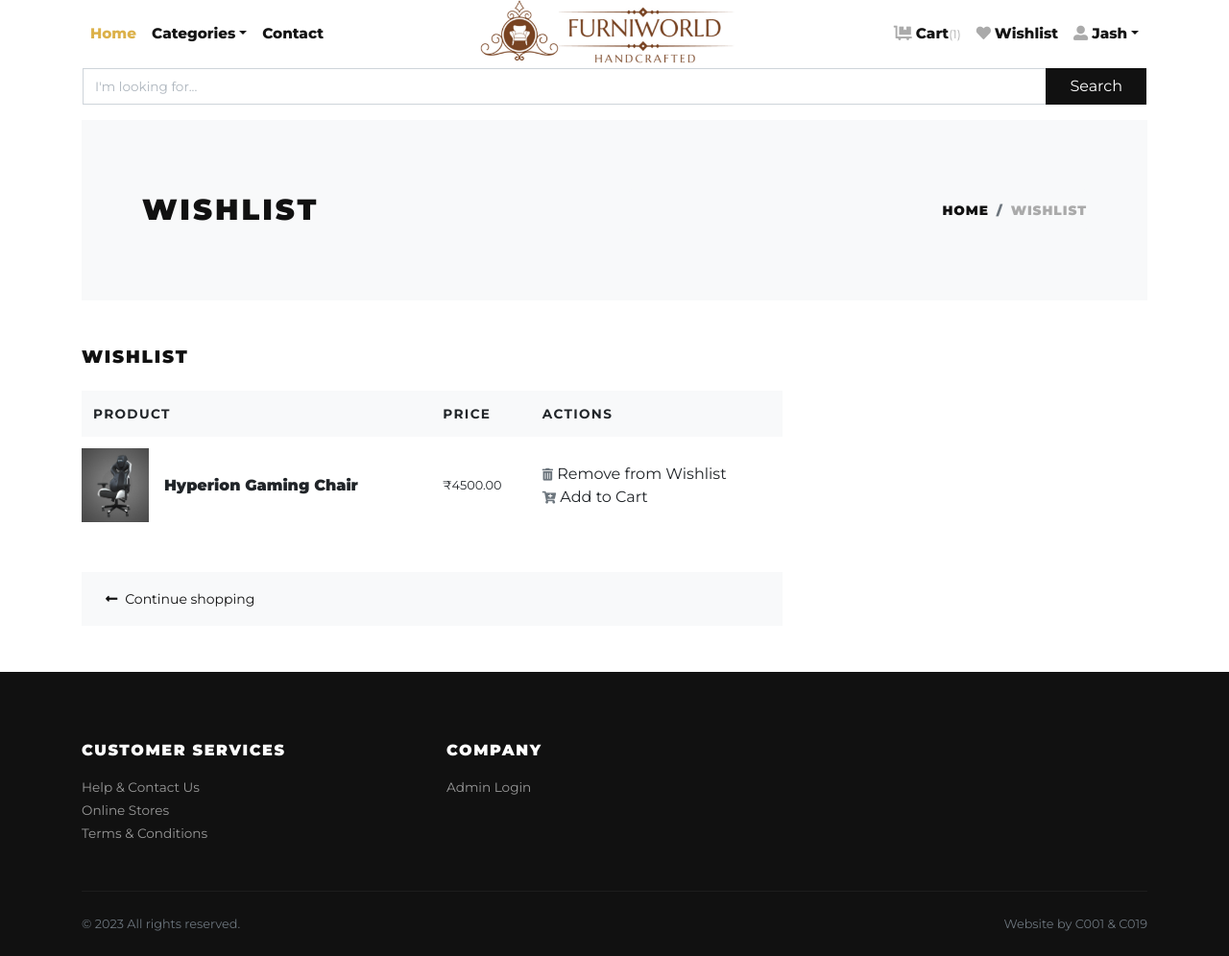
/wishlist/ (signed in), run on the app's committed database.
### store/models.py (models this page shows, shortened)
class Wishlist(models.Model):
    user = models.ForeignKey(User, verbose_name="User", on_delete=models.CASCADE)
    product = models.ForeignKey(Product, verbose_name="Product", on_delete=models.CASCADE)
    quantity = models.PositiveIntegerField(default=1, verbose_name="Quantity")
    created_at = models.DateTimeField(auto_now_add=True, verbose_name="Created Date")

class Product(models.Model):
    title = models.CharField(max_length=150, verbose_name="Product Title")
    slug = models.SlugField(max_length=160, verbose_name="Product Slug")
    sku = models.CharField(max_length=255, unique=True, verbose_name="Unique Product ID (SKU)")
    short_description = models.TextField(verbose_name="Short Description")
    detail_description = models.TextField(blank=True, null=True, verbose_name="Detail Description")
    product_image = models.ImageField(upload_to='product', blank=True, null=True, verbose_name="Product Image")
    price = models.DecimalField(max_digits=8, decimal_places=2)
    category = models.ForeignKey(Category, verbose_name="Product Categoy", on_delete=models.CASCADE)
    is_active = models.BooleanField(verbose_name="Is Active?")
    is_featured = models.BooleanField(verbose_name="Is Featured?")
    created_at = models.DateTimeField(auto_now_add=True, verbose_name="Created Date")
    updated_at = models.DateTimeField(auto_now=True, verbose_name="Updated Date")
    t_model= models.FileField(upload_to='3dfile', max_length=200, blank=True, null=True, verbose_name="3D File")
    class Meta:
        verbose_name_plural = 'Products'
        ordering = ('-created_at', )

### store/views.py (the view)
# urls.py: path('wishlist/', views.wishlist, name="wishlist"),
def wishlist(request):
    user = request.user
    wishlist_products = Wishlist.objects.filter(user=user)
    amount = decimal.Decimal(0)
    wp = [p for p in Wishlist.objects.all() if p.user==user]
    if wp:
        for p in wp:
            temp_amount = (p.quantity * p.product.price)
            amount += temp_amount
    context = {
        'wishlist_products': wishlist_products,
        'amount': amount,
        'total_amount': amount,
    }
    return render(request, 'store/wishlist.html', context)

### store/context_preprocessors.py (called while the page is built)
def store_menu(request):
    categories = Category.objects.filter(is_active=True)
    context = {
        'categories_menu': categories,
    }
    return context

def cart_menu(request):
    if request.user.is_authenticated:
        cart_items= Cart.objects.filter(user=request.user)
        context = {
            'cart_items': cart_items,
        }
    else:
        context = {}
    return context

### templates/store/wishlist.html (shortened to what this page needs)
{% extends 'base.html' %}
{% load static %}
{% load humanize %}
{% block content %}
<div class="container">
    <section class="py-5 bg-light">
        <div class="container">
            <div class="row px-4 px-lg-5 py-lg-4 align-items-center">
                <div class="col-lg-6">
                    <h1 class="h2 text-uppercase mb-0">Wishlist</h1>
                </div>
                <div class="col-lg-6 text-lg-right">
                    <nav aria-label="breadcrumb">
                        <ol class="breadcrumb justify-content-lg-end mb-0 px-0">
                            <li class="breadcrumb-item"><a href="{% url 'store:home' %}">Home</a></li>
                            <li class="breadcrumb-item active" aria-current="page">Wishlist</li>
                        </ol>
                    </nav>
                </div>
            </div>
        </div>
    </section>
    {% if wishlist_products %}
    <section class="py-5">
        <h2 class="h5 text-uppercase mb-4">Wishlist</h2>
        <div class="row">
            <div class="col-lg-8 mb-4 mb-lg-0">
                <div class="table-responsive mb-4">
                    <table class="table">
                        <thead class="bg-light">
                            <tr>
                                <th class="border-0" scope="col"> <strong class="text-small text-uppercase">Product</strong></th>
                                <th class="border-0" scope="col"> <strong class="text-small text-uppercase">Price</strong></th>
                                <th class="border-0" scope="col"> <strong class="text-small text-uppercase">Actions</strong></th>
                            </tr>
                        </thead>
                        <tbody>
                            {% for wishlist_product in wishlist_products %}
                            <tr>
                                <th class="pl-0 border-0" scope="row">
                                    <div class="media align-items-center">
                                        {% if wishlist_product.product.product_image %}
                                        <a class="reset-anchor d-block animsition-link"
                                            href="{% url 'store:product-detail' wishlist_product.product.slug %}"><img
                                                src="{{wishlist_product.product.product_image.url}}"
                                                alt="{{wishlist_product.product.title}}" width="70" /></a>
                                        {% else %}
                                        <a class="reset-anchor d-block animsition-link"
                                            href="{% url 'store:product-detail' wishlist_product.product.slug %}"><img
                                                src="{% static 'img/product-detail-3.jpg' %}"
                                                alt="{{wishlist_product.product.title}}" width="70" /></a>
                                        {% endif %}
                                        <div class="media-body ml-3"><strong class="h6"><a class="reset-anchor animsition-link"
                                                href="{% url 'store:product-detail' wishlist_product.product.slug %}">{{wishlist_product.product.title}}</a></strong></div>
                                    </div>
                                </th>
                                <td class="align-middle border-0">
                                    <p class="mb-0 small">₹{{wishlist_product.product.price}}</p>
                                </td>
                                <td class="align-middle border-0">
                                    <a class="reset-anchor" href="{% url 'store:remove-wishlist' wishlist_product.id %}">
                                        <i class="fas fa-trash-alt small text-muted"></i> Remove from Wishlist
                                    </a>
                                    <br>
                                    <a class="reset-anchor" a href="{% url 'store:add-to-cart' %}?prod_id={{ wishlist_product.product.id }}">
                                        <i class="fas fa-cart-plus small text-muted"></i> Add to Cart
                                    </a>
                                </td>
                            </tr>
                            {% endfor %}
                        </tbody>
                    </table>
                </div>
                <div class="bg-light px-4 py-3">
                    <div class="row align-items-center text-center">
                        <div class="col-md-6 mb-3 mb-md-0 text-md-left"><a class="btn btn-link p-0 text-dark btn-sm"
                                href="{% url 'store:home' %}"><i class="fas fa-long-arrow-alt-left mr-2"> </i>Continue
                                shopping</a></div>
                    </div>
                </div>
            </div>
        </div>
    </section>
    {% else %}
    <div class="text-center py-5">
        <h3 class="mb-3">Your wishlist is empty.</h3>
        <a href="{% url 'store:home' %}"><i class="fas fa-long-arrow-alt-left mr-2"> </i>Continue shopping</a>
    </div>
    {% endif %}
</div>
{% endblock content %}

### templates/navbar.html (shortened to what this page needs)
{% load static %}
      <header class="header bg-white">
        <div class="container px-0 px-lg-3">
          <nav class="navbar navbar-expand-lg navbar-light py-3 px-lg-0"><a class="navbar-brand" href="{% url 'store:home' %}"><img src="{% static 'img/furniworld-2.png' %}" alt="FurniWorld" style="height: 85px;" class="logo-img"></a>
            <div class="collapse navbar-collapse" id="navbarSupportedContent">
              <ul class="navbar-nav mr-auto">
                <li class="nav-item">
                  <a class="nav-link active" href="{% url 'store:home' %}">Home</a>
                </li>
                <li class="nav-item dropdown"><a class="nav-link dropdown-toggle" id="pagesDropdown" href="#" data-toggle="dropdown" aria-haspopup="true" aria-expanded="false">Categories</a>
                </li>
                <li class="nav-item">
                  <a class="nav-link" href="{% url 'store:query' %}">Contact</a>
                </li>
              </ul>
              <ul class="navbar-nav ml-auto">
                {% if request.user.is_authenticated %}
                <li class="nav-item"><a class="nav-link" href="{% url 'store:cart' %}"> <i class="fas fa-dolly-flatbed mr-1 text-gray"></i>Cart<small class="text-gray">({{cart_items.count}})</small></a></li>
                <li class="nav-item"><a class="nav-link" href="{% url 'store:wishlist' %}"> <i class="far fa fa-heart mr-1 text-gray"></i>Wishlist</a></li>
                  <li class="nav-item dropdown"><a class="nav-link dropdown-toggle" id="pagesDropdown" href="#" data-toggle="dropdown" aria-haspopup="true" aria-expanded="false"><i class="fas fa-user-alt mr-1 text-gray"></i>{{ user }}</a></a>
                </li>
                {% else %}
                  <li class="nav-item"><a class="nav-link" href="{% url 'store:login' %}">Login</a></li>
                  <li class="nav-item"><a class="nav-link" href="{% url 'store:register' %}">Create Account</a></li>
                {% endif %}
              </ul>
            </div>
          </nav>
          <form action="/search">
            <div class="input-group mb-3">
              <input name="q" type="text" class="form-control" placeholder="I'm looking for..." required>
              <div class="input-group-append">
                <button class="btn btn-dark btn-block" type="submit" id="button-addon2">Search</button>
              </div>
            </div>
          </form>
        </div>
      </header>

### Furniworld/static/css/style.default.css (style rules this page uses)
.text-small { font-size: 0.85rem !important; }
.text-gray { color: #aaa !important; }
strong { font-weight: 700; }
.navbar { position: relative; }
@media (min-width: 992px) { .navbar-brand { position: absolute; top: 50%; left: 50%; -webkit-transform: translate(-50%, -50%); transform: translate(-50%, -50%); } }
.text-uppercase { text-transform: uppercase; letter-spacing: 0.1em; }
.reset-anchor { color: inherit; transition: all 0.3s; }
.navbar { padding: 0.5rem 1rem; }
.navbar-brand { display: inline-block; padding-top: 0.3125rem; padding-bottom: 0.3125rem; margin-right: 1rem; font-size: 1.25rem; }
.navbar-light .navbar-brand { color: #dcb14a; }
.navbar-light .navbar-nav .nav-link { color: rgba(17, 17, 17, 0.99); font-weight: 800; font-size: 0.95rem; transition: all 0.3s; }
.navbar-light .navbar-nav .show > .nav-link, .navbar-light .navbar-nav .active > .nav-link, .navbar-light .navbar-nav .nav-link.show, .navbar-light .navbar-nav .nav-link.active { color: #dcb14a; }
.btn { font-weight: 400; border: 1px solid transparent; font-family: inherit; padding: 0.375rem 1.5rem; font-size: 1rem; line-height: 1.5; border-radius: 0; transition: color 0.15s ease-in-out, background-color 0.15s ease-in-out, border-color 0.15s ease-in-out, box-shadow 0.15s ease-in-out; }
.btn-link { font-weight: 400; color: #dcb14a; }
.btn-dark { color: #fff; background-color: #111111; border-color: #111111; }
.btn-sm { padding: 0.375rem 0.75rem; font-size: 0.875rem; line-height: 1.5; border-radius: 0; }
body { font-family: "Libre Franklin", sans-serif; font-size: 1rem; font-weight: 400; line-height: 1.5; color: #111111; background-color: #fff; }
a { color: #dcb14a; text-decoration: none; }
h1, h2, h3, h4, h5, h6, .h1, .h2, .h3, .h4, .h5, .h6 { margin-bottom: 0.5rem; font-family: inherit; font-weight: 900; line-height: 1.2; color: inherit; }
h1, .h1 { font-size: 2.2rem; }
h2, .h2 { font-size: 1.9rem; }
h5, .h5 { font-size: 1.15rem; }
h6, .h6 { font-size: 1rem; }
small, .small { font-size: 80%; font-weight: 400; }
.bg-light { background-color: #f8f9fa !important; }
.text-dark { color: #111111 !important; }
.form-control { padding: 0.375rem 0.75rem; font-size: 1rem; line-height: 1.5; color: #495057; background-color: #fff; border: 1px solid #ced4da; border-radius: 0; transition: border-color 0.15s ease-in-out, box-shadow 0.15s ease-in-out; }
.form-control::placeholder { color: #adb5bd; font-size: 0.85rem; font-weight: 400; }
.nav-link { padding: 0.5rem 1rem; }
.breadcrumb { background: #f8f9fa; }
.breadcrumb-item { font-size: 0.85rem; text-transform: uppercase; letter-spacing: 0.07em; font-weight: 900; color: #111111; }
.breadcrumb-item a { color: inherit; transition: all 0.3s; }
.breadcrumb-item.active { color: #aaa; }

### Furniworld/static/css/custom.css (style rules this page uses)
body { font-family: 'Montserrat', sans-serif; }
h1,h2,h3,h4,h5,h6 { font-family: 'Montserrat', sans-serif; }

### data on the page
Wishlist: product.product_image (picture), product "Hyperion Gaming Chair", product.price "4500.00"

### other printed values
{{ cart_items.count }} "1"
{{ user }} "Jash"
